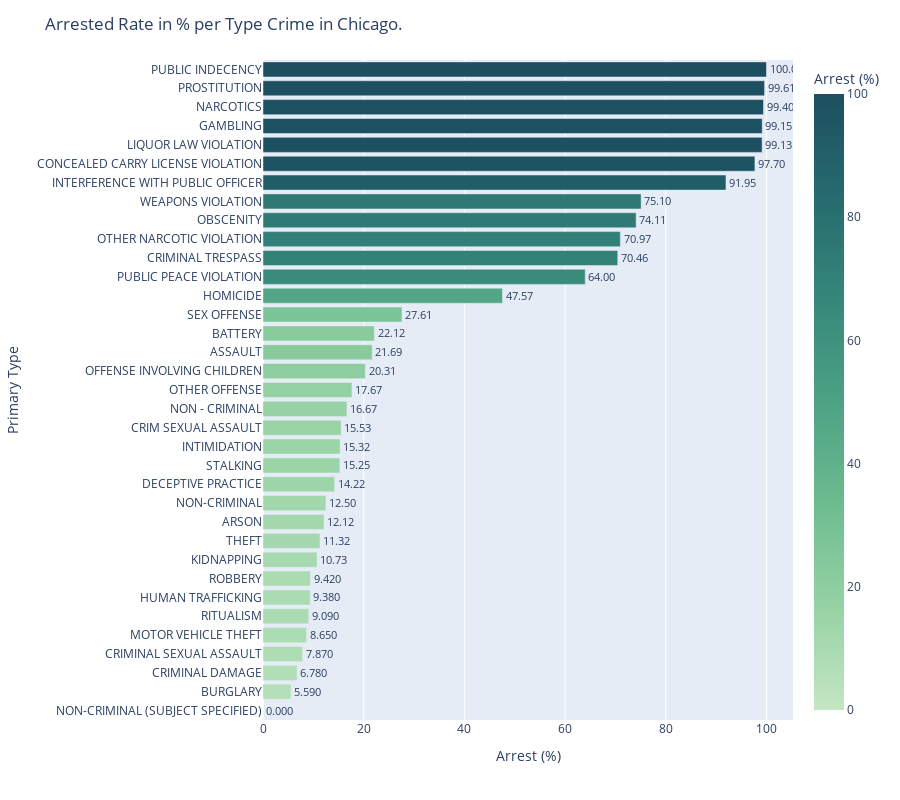

The notebook cell this image was saved under:
### Markdown cell above
What is the arrested rate per crime?

### Code cell
cases = c_crime_df.groupby('Primary Type')['Arrest'].mean().reset_index()
cases['Arrest (%)'] = cases['Arrest'].round(4)*100
cases.sort_values('Arrest', inplace=True)
fig = px.bar(
    cases,
    orientation='h',
    x="Arrest (%)",
    y="Primary Type",
    color="Arrest (%)",
    text="Arrest (%)",
    height=800,
    #width=800,
        color_continuous_scale=px.colors.sequential.Blugrn

)
fig.update_traces(texttemplate="%{text:.4s}", textposition="outside")
fig.update_layout(title_text="Arrested Rate in % per Type Crime in Chicago.")

fig.show()

### Figure 1 — Plotly figure (JSON) as saved in the notebook; plotly's stock layout.template omitted (floating-point values rounded to 4 significant figures)
{"data": [{"alignmentgroup": "True", "hovertemplate": "Arrest (%)=%{marker.color}<br>Primary Type=%{y}<extra></extra>", "legendgroup": "", "marker": {"color": [0, 5.59, 6.78, 7.87, 8.65, 9.09, 9.38, 9.42, 10.73, 11.32, 12.12, 12.5, 14.22, 15.25, 15.32, 15.53, 16.67, 17.67, 20.31, 21.69, 22.12, 27.61, 47.57, 64, 70.46, 70.97, 74.11, 75.1, 91.95, 97.7, 99.13, 99.15, 99.4, 99.61, 100], "coloraxis": "coloraxis", "pattern": {"shape": ""}}, "name": "", "offsetgroup": "", "orientation": "h", "showlegend": false, "text": [0, 5.59, 6.78, 7.87, 8.65, 9.09, 9.38, 9.42, 10.73, 11.32, 12.12, 12.5, 14.22, 15.25, 15.32, 15.53, 16.67, 17.67, 20.31, 21.69, 22.12, 27.61, 47.57, 64, 70.46, 70.97, 74.11, 75.1, 91.95, 97.7, 99.13, 99.15, 99.4, 99.61, 100], "textposition": "outside", "texttemplate": "%{text:.4s}", "type": "bar", "x": [0, 5.59, 6.78, 7.87, 8.65, 9.09, 9.38, 9.42, 10.73, 11.32, 12.12, 12.5, 14.22, 15.25, 15.32, 15.53, 16.67, 17.67, 20.31, 21.69, 22.12, 27.61, 47.57, 64, 70.46, 70.97, 74.11, 75.1, 91.95, 97.7, 99.13, 99.15, 99.4, 99.61, 100], "xaxis": "x", "y": ["NON-CRIMINAL (SUBJECT SPECIFIED)", "BURGLARY", "CRIMINAL DAMAGE", "CRIMINAL SEXUAL ASSAULT", "MOTOR VEHICLE THEFT", "RITUALISM", "HUMAN TRAFFICKING", "ROBBERY", "KIDNAPPING", "THEFT", "ARSON", "NON-CRIMINAL", "DECEPTIVE PRACTICE", "STALKING", "INTIMIDATION", "CRIM SEXUAL ASSAULT", "NON - CRIMINAL", "OTHER OFFENSE", "OFFENSE INVOLVING CHILDREN", "ASSAULT", "BATTERY", "SEX OFFENSE", "HOMICIDE", "PUBLIC PEACE VIOLATION", "CRIMINAL TRESPASS", "OTHER NARCOTIC VIOLATION", "OBSCENITY", "WEAPONS VIOLATION", "INTERFERENCE WITH PUBLIC OFFICER", "CONCEALED CARRY LICENSE VIOLATION", "LIQUOR LAW VIOLATION", "GAMBLING", "NARCOTICS", "PROSTITUTION", "PUBLIC INDECENCY"], "yaxis": "y"}], "layout": {"barmode": "relative", "coloraxis": {"colorbar": {"title": {"text": "Arrest (%)"}}, "colorscale": [[0, "rgb(196, 230, 195)"], [0.1667, "rgb(150, 210, 164)"], [0.3333, "rgb(109, 188, 144)"], [0.5, "rgb(77, 162, 132)"], [0.6667, "rgb(54, 135, 122)"], [0.8333, "rgb(38, 107, 110)"], [1, "rgb(29, 79, 96)"]]}, "height": 800, "legend": {"tracegroupgap": 0}, "margin": {"t": 60}, "title": {"text": "Arrested Rate in % per Type Crime in Chicago."}, "xaxis": {"anchor": "y", "domain": [0, 1], "title": {"text": "Arrest (%)"}}, "yaxis": {"anchor": "x", "domain": [0, 1], "title": {"text": "Primary Type"}}}}
